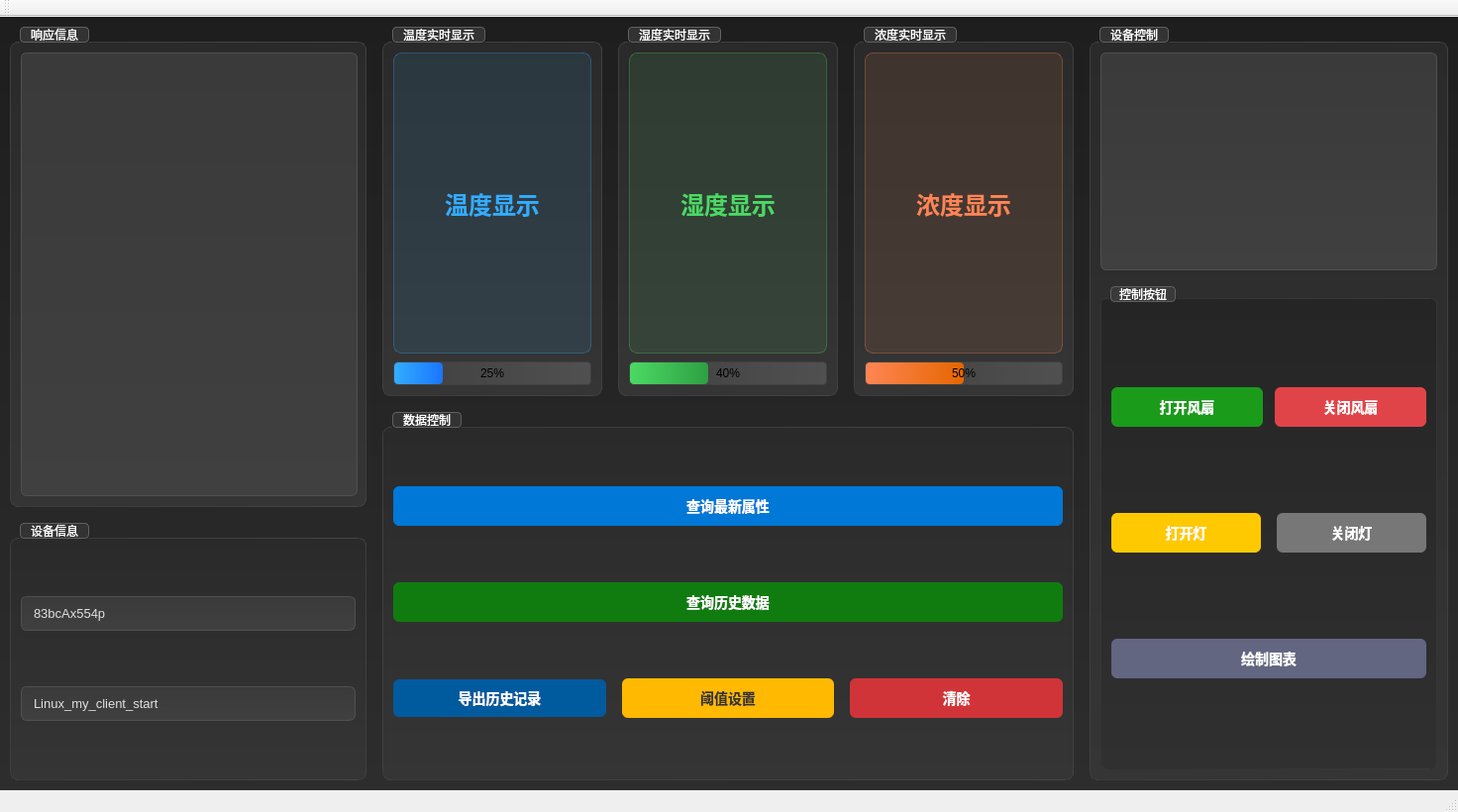
<?xml version="1.0" encoding="UTF-8"?>
<ui version="4.0">
 <class>MainWindow</class>
 <widget class="QMainWindow" name="MainWindow">
  <property name="geometry">
    <rect>
     <x>0</x>
     <y>0</y>
     <width>1440</width>
     <height>820</height>
    </rect>
   </property>
  <property name="windowTitle">
   <string>OneNET设备属性查询</string>
  </property>
  <widget class="QWidget" name="centralWidget">
   <property name="styleSheet">
    <string>QWidget#centralWidget { background-color: qlineargradient(x1:0, y1:0, x2:0, y2:1, stop:0 #1e1e1e, stop:1 #2d2d2d); }

/* 通用GroupBox样式 */
QGroupBox { 
    border: 1px solid #404040; 
    border-radius: 8px; 
    margin-top: 15px; 
    background-color: qlineargradient(x1:0, y1:0, x2:0, y2:1, stop:0 #2a2a2a, stop:1 #353535);
    border: 1px solid qlineargradient(x1:0, y1:0, x2:1, y2:0, stop:0 #3a3a3a, stop:1 #454545);
}

QGroupBox::title { 
    subcontrol-origin: margin; 
    left: 10px; 
    padding: 0 8px 0 8px; 
    background-color: #333333; 
    color: #ffffff; 
    font-weight: bold;
    font-size: 13px;
    border-radius: 4px;
    border: 1px solid #606060;
}

/* 嵌套GroupBox样式 */
QGroupBox QGroupBox {
    border: 1px solid #454545;
    border-radius: 6px;
    margin-top: 12px;
    background-color: qlineargradient(x1:0, y1:0, x2:0, y2:1, stop:0 #252525, stop:1 #303030);
    border: 1px solid qlineargradient(x1:0, y1:0, x2:1, y2:0, stop:0 #303030, stop:1 #3a3a3a);
}

QGroupBox QGroupBox::title {
    font-size: 12px;
    color: #ffffff;
    padding: 0 6px 0 6px;
    background-color: #3a3a3a;
}

/* 按钮样式 */
QPushButton {
    border-radius: 6px;
    padding: 8px 16px;
    font-size: 14px;
    font-weight: 600;
    color: white;
    border: none;
    background-color: #0078d7;
    outline: none;
}

QPushButton:hover {
    background-color: #1089ff;
    border: 1px solid rgba(0, 120, 215, 0.5);
}

QPushButton:pressed {
    background-color: #0066c0;
    border: 1px solid rgba(0, 120, 215, 0.3);
}

/* 按钮特定颜色 */
QPushButton#queryButton { background-color: #0078d7; }
QPushButton#queryButton:hover { background-color: #1089ff; border: 1px solid rgba(0, 120, 215, 0.5); }
QPushButton#queryHistoryButton { background-color: #107c10; }
QPushButton#queryHistoryButton:hover { background-color: #148c14; border: 1px solid rgba(16, 124, 16, 0.5); }
QPushButton#exportButton { background-color: #005a9e; }
QPushButton#exportButton:hover { background-color: #0066b3; border: 1px solid rgba(0, 90, 158, 0.5); }
QPushButton#refreshButton { background-color: #ffb900; color: #333333; }
QPushButton#refreshButton:hover { background-color: #ffc600; border: 1px solid rgba(255, 185, 0, 0.5); }
QPushButton#clearButton { background-color: #d13438; }
QPushButton#clearButton:hover { background-color: #e24549; border: 1px solid rgba(209, 52, 56, 0.5); }
QPushButton#openFanButton { background-color: #1a9c1a; color: #ffffff; }
QPushButton#openFanButton:hover { background-color: #1eaf1e; border: 1px solid rgba(26, 156, 26, 0.5); }
QPushButton#closeFanButton { background-color: #e14448; color: #ffffff; }
QPushButton#closeFanButton:hover { background-color: #f25559; border: 1px solid rgba(225, 68, 72, 0.5); }
QPushButton#openLightButton { background-color: #ffc900; color: #ffffff; }
QPushButton#openLightButton:hover { background-color: #ffda00; border: 1px solid rgba(255, 201, 0, 0.5); }
QPushButton#closeLightButton { background-color: #777777; color: #ffffff; }
QPushButton#closeLightButton:hover { background-color: #888888; border: 1px solid rgba(119, 119, 119, 0.5); }

/* 文本框样式 */
QLineEdit, QTextEdit {
    background-color: qlineargradient(x1:0, y1:0, x2:0, y2:1, stop:0 #3a3a3a, stop:1 #404040);
    border: 1px solid #505050;
    border-radius: 6px;
    padding: 8px 10px;
    color: #e0e0e0;
    font-size: 13px;
}

QLineEdit:focus, QTextEdit:focus {
    border-color: #0096ff;
    background-color: #454545;
    border-width: 2px;
    border-style: outset;
}

/* 标签样式 */
QLabel {
    color: #cccccc;
    font-size: 13px;
}

QLabel#temperatureLabel {
    color: #33adff;
    font-size: 24px;
    font-weight: bold;
    background-color: rgba(51, 173, 255, 0.1);
    border: 1px solid rgba(51, 173, 255, 0.3);
    border-radius: 8px;
}

QLabel#humidityLabel {
    color: #4cd964;
    font-size: 24px;
    font-weight: bold;
    background-color: rgba(76, 217, 100, 0.1);
    border: 1px solid rgba(76, 217, 100, 0.3);
    border-radius: 8px;
}

QLabel#concentrationLabel {
    color: #ff8555;
    font-size: 24px;
    font-weight: bold;
    background-color: rgba(255, 133, 85, 0.1);
    border: 1px solid rgba(255, 133, 85, 0.3);
    border-radius: 8px;
}

/* 滑块样式 */
QSlider::groove:horizontal {
    border: 1px solid #404040;
    height: 8px;
    background: qlineargradient(x1:0, y1:0, x2:1, y2:0, stop:0 #404040, stop:1 #505050);
    margin: 2px 0;
    border-radius: 4px;
}

QSlider::handle:horizontal {
    background: qlineargradient(x1:0, y1:0, x2:1, y2:1, stop:0 #1a88ff, stop:1 #0066cc);
    border: 1px solid #0055aa;
    width: 20px;
    margin: -6px 0;
    border-radius: 10px;
    border-style: outset;
}

QSlider::handle:horizontal:hover {
    background: qlineargradient(x1:0, y1:0, x2:1, y2:1, stop:0 #3399ff, stop:1 #1a75ff);
    border: 2px solid #0055aa;
    border-style: inset;
}

/* 进度条样式 */
QProgressBar#temperatureProgressBar {
    border: 1px solid #404040;
    border-radius: 4px;
    background: qlineargradient(x1:0, y1:0, x2:1, y2:0, stop:0 #404040, stop:1 #505050);
    text-align: center;
}

QProgressBar#temperatureProgressBar::chunk {
    background: qlineargradient(x1:0, y1:0, x2:1, y2:0, stop:0 #33adff, stop:1 #1a75ff);
    border-radius: 4px;
}

QProgressBar#humidityProgressBar {
    border: 1px solid #404040;
    border-radius: 4px;
    background: qlineargradient(x1:0, y1:0, x2:1, y2:0, stop:0 #404040, stop:1 #505050);
    text-align: center;
}

QProgressBar#humidityProgressBar::chunk {
    background: qlineargradient(x1:0, y1:0, x2:1, y2:0, stop:0 #4cd964, stop:1 #2ea043);
    border-radius: 4px;
}

QProgressBar#concentrationProgressBar {
    border: 1px solid #404040;
    border-radius: 4px;
    background: qlineargradient(x1:0, y1:0, x2:1, y2:0, stop:0 #404040, stop:1 #505050);
    text-align: center;
}

QProgressBar#concentrationProgressBar::chunk {
    background: qlineargradient(x1:0, y1:0, x2:1, y2:0, stop:0 #ff8555, stop:1 #e56600);
    border-radius: 4px;
}

/* 状态栏样式 */
QStatusBar {
    background-color: #333333;
    border-top: 1px solid #505050;
    color: #cccccc;
}

/* 菜单栏样式 */
QMenuBar {
    background-color: #333333;
    border-bottom: 1px solid #505050;
    color: #cccccc;
}

QMenuBar::item {
    background-color: transparent;
    color: #cccccc;
    padding: 8px 12px;
}

QMenuBar::item:selected {
    background-color: #454545;
    color: #ffffff;
}
    </string>
   </property>
   <layout class="QHBoxLayout" name="horizontalLayout">
    <property name="spacing">
    <number>16</number>
   </property>
    <property name="margin">
     <number>10</number>
    </property>
    <item>
     <layout class="QVBoxLayout" name="leftLayout">
      <property name="spacing">
       <number>16</number>
      </property>
      <item>
       <widget class="QGroupBox" name="groupBox_2">
        <property name="title">
         <string>响应信息</string>
        </property>
        <property name="styleSheet">
         <string></string>
        </property>
        <property name="minimumSize">
         <size>
          <width>360</width>
          <height>280</height>
         </size>
        </property>
        <layout class="QVBoxLayout" name="verticalLayout_8">
         <item>
          <widget class="QTextEdit" name="responseInfoTextEdit">
           <property name="minimumSize">
            <size>
             <width>340</width>
             <height>220</height>
            </size>
           </property>
           <property name="readOnly">
            <bool>true</bool>
           </property>
           <property name="styleSheet">
            <string></string>
           </property>
          </widget>
         </item>
        </layout>
       </widget>
      </item>
      <item>
       <widget class="QGroupBox" name="groupBox_4">
        <property name="title">
         <string>设备信息</string>
        </property>
        <property name="styleSheet">
         <string></string>
        </property>
        <property name="minimumSize">
         <size>
          <width>350</width>
          <height>260</height>
         </size>
        </property>
        <layout class="QVBoxLayout" name="verticalLayout_4">
         <item>
          <widget class="QLineEdit" name="productIdLineEdit">
           <property name="text">
            <string>83bcAx554p</string>
           </property>
           <property name="readOnly">
            <bool>true</bool>
           </property>
           <property name="styleSheet">
            <string></string>
           </property>
          </widget>
         </item>
         <item>
          <widget class="QLineEdit" name="deviceNameLineEdit">
           <property name="text">
            <string>Linux_my_client_start</string>
           </property>
           <property name="readOnly">
            <bool>true</bool>
           </property>
           <property name="styleSheet">
            <string></string>
           </property>
          </widget>
         </item>
        </layout>
       </widget>
      </item>
     </layout>
    </item>
    <item>
     <layout class="QVBoxLayout" name="centerLayout">
      <property name="spacing">
                <number>16</number>
               </property>
      <item>
       <layout class="QHBoxLayout" name="horizontalLayout_2">
        <property name="spacing">
              <number>16</number>
             </property>
        <item>
         <widget class="QGroupBox" name="groupBox_5">
          <property name="title">
           <string>温度实时显示</string>
          </property>
          <property name="styleSheet">
           <string></string>
          </property>
          <layout class="QVBoxLayout" name="verticalLayout_5">
           <item>
            <widget class="QLabel" name="temperatureLabel">
             <property name="text">
              <string>温度显示</string>
             </property>
             <property name="font">
              <font>
               <pointsize>12</pointsize>
               <weight>75</weight>
               <bold>true</bold>
              </font>
             </property>
             <property name="styleSheet">
              <string></string>
             </property>
             <property name="alignment">
              <set>Qt::AlignCenter</set>
             </property>
             <property name="minimumSize">
              <size>
               <width>200</width>
               <height>100</height>
              </size>
             </property>
            </widget>
           </item>
           <item>
            <widget class="QProgressBar" name="temperatureProgressBar">
             <property name="minimum">
              <number>0</number>
             </property>
             <property name="maximum">
              <number>100</number>
             </property>
             <property name="value">
              <number>25</number>
             </property>
             <property name="textVisible">
              <bool>true</bool>
             </property>
             <property name="orientation">
              <enum>Qt::Horizontal</enum>
             </property>
             <property name="styleSheet">
              <string></string>
             </property>
            </widget>
           </item>
          </layout>
         </widget>
        </item>
        <item>
         <widget class="QGroupBox" name="groupBox_8">
          <property name="title">
           <string>湿度实时显示</string>
          </property>
          <property name="styleSheet">
           <string></string>
          </property>
          <layout class="QVBoxLayout" name="verticalLayout_9">
           <item>
            <widget class="QLabel" name="humidityLabel">
             <property name="text">
              <string>湿度显示</string>
             </property>
             <property name="font">
              <font>
               <pointsize>12</pointsize>
               <weight>75</weight>
               <bold>true</bold>
              </font>
             </property>
             <property name="styleSheet">
              <string></string>
             </property>
             <property name="alignment">
              <set>Qt::AlignCenter</set>
             </property>
             <property name="minimumSize">
              <size>
               <width>200</width>
               <height>100</height>
              </size>
             </property>
            </widget>
           </item>
           <item>
            <widget class="QProgressBar" name="humidityProgressBar">
             <property name="minimum">
              <number>0</number>
             </property>
             <property name="maximum">
              <number>100</number>
             </property>
             <property name="value">
              <number>40</number>
             </property>
             <property name="textVisible">
              <bool>true</bool>
             </property>
             <property name="orientation">
              <enum>Qt::Horizontal</enum>
             </property>
             <property name="styleSheet">
              <string></string>
             </property>
            </widget>
           </item>
          </layout>
         </widget>
        </item>
        <item>
         <widget class="QGroupBox" name="groupBox_6">
          <property name="title">
           <string>浓度实时显示</string>
          </property>
          <property name="styleSheet">
           <string></string>
          </property>
          <layout class="QVBoxLayout" name="verticalLayout_6">
           <item>
            <widget class="QLabel" name="concentrationLabel">
             <property name="text">
              <string>浓度显示</string>
             </property>
             <property name="font">
              <font>
               <pointsize>12</pointsize>
               <weight>75</weight>
               <bold>true</bold>
              </font>
             </property>
             <property name="styleSheet">
              <string></string>
             </property>
             <property name="alignment">
              <set>Qt::AlignCenter</set>
             </property>
             <property name="minimumSize">
              <size>
               <width>200</width>
               <height>100</height>
              </size>
             </property>
            </widget>
           </item>
           <item>
            <widget class="QProgressBar" name="concentrationProgressBar">
             <property name="minimum">
              <number>0</number>
             </property>
             <property name="maximum">
              <number>100</number>
             </property>
             <property name="value">
              <number>50</number>
             </property>
             <property name="textVisible">
              <bool>true</bool>
             </property>
             <property name="orientation">
              <enum>Qt::Horizontal</enum>
             </property>
             <property name="styleSheet">
              <string></string>
             </property>
            </widget>
           </item>
          </layout>
         </widget>
        </item>
       </layout>
      </item>
      <item>
       <widget class="QGroupBox" name="groupBox_7">
        <property name="title">
         <string>数据控制</string>
        </property>
        <property name="styleSheet">
         <string></string>
        </property>
        <layout class="QVBoxLayout" name="verticalLayout_7">
         <item>
          <widget class="QPushButton" name="queryButton">
           <property name="minimumSize">
            <size>
             <width>0</width>
             <height>40</height>
            </size>
           </property>
           <property name="text">
            <string>查询最新属性</string>
           </property>
           <property name="styleSheet">
            <string></string>
           </property>
          </widget>
         </item>
         <item>
          <widget class="QPushButton" name="queryHistoryButton">
           <property name="minimumSize">
            <size>
             <width>0</width>
             <height>40</height>
            </size>
           </property>
           <property name="text">
            <string>查询历史数据</string>
           </property>
           <property name="styleSheet">
            <string></string>
           </property>
          </widget>
         </item>
         <item>
          <layout class="QHBoxLayout" name="horizontalLayout_3">
           <property name="spacing">
            <number>16</number>
           </property>
           <item>
            <widget class="QPushButton" name="exportButton">
             <property name="text">
              <string>导出历史记录</string>
             </property>
             <property name="minimumSize">
              <size>
               <width>0</width>
               <height>35</height>
              </size>
             </property>
             <property name="styleSheet">
               <string></string>
              </property>
            </widget>
           </item>
           <item>
            <widget class="QPushButton" name="refreshButton">
             <property name="text">
                            <string>阈值设置</string>
             </property>
             <property name="minimumSize">
              <size>
               <width>100</width>
               <height>40</height>
              </size>
             </property>
             <property name="styleSheet">
               <string></string>
              </property>
            </widget>
           </item>
           <item>
            <widget class="QPushButton" name="clearButton">
             <property name="text">
              <string>清除</string>
             </property>
             <property name="minimumSize">
              <size>
               <width>100</width>
               <height>40</height>
              </size>
             </property>
             <property name="styleSheet">
               <string></string>
              </property>
            </widget>
           </item>
          </layout>
         </item>
        </layout>
       </widget>
      </item>
     </layout>
    </item>
    <item>
     <layout class="QVBoxLayout" name="rightLayout">
      <property name="spacing">
                <number>16</number>
               </property>
      <item>
       <widget class="QGroupBox" name="groupBox_3">
        <property name="title">
         <string>设备控制</string>
        </property>
        <property name="styleSheet">
         <string></string>
        </property>
        <layout class="QVBoxLayout" name="verticalLayout">
         <property name="spacing">
            <number>16</number>
           </property>
         <item>
          <widget class="QTextEdit" name="deviceStatusTextEdit">
           <property name="sizePolicy">
            <sizepolicy hsizetype="Expanding" vsizetype="Fixed">
             <horstretch>0</horstretch>
             <verstretch>0</verstretch>
            </sizepolicy>
           </property>
           <property name="minimumSize">
            <size>
             <width>340</width>
             <height>220</height>
            </size>
           </property>
           <property name="readOnly">
            <bool>true</bool>
           </property>
           <property name="styleSheet">
            <string></string>
           </property>
          </widget>
         </item>
         <item>
          <widget class="QGroupBox" name="groupBox">
           <property name="title">
            <string>控制按钮</string>
           </property>
           <property name="styleSheet">
            <string></string>
           </property>
           <layout class="QVBoxLayout" name="verticalLayout_2">
            <property name="spacing">
             <number>8</number>
            </property>
            <item>
             <layout class="QHBoxLayout" name="horizontalLayout_6">
              <property name="spacing">
               <number>12</number>
              </property>
              <item>
               <widget class="QPushButton" name="openFanButton">
                <property name="minimumSize">
                 <size>
                  <width>150</width>
                  <height>40</height>
                 </size>
                </property>
                <property name="text">
                 <string>打开风扇</string>
                </property>
                <property name="styleSheet">
                <string></string>
               </property>
               </widget>
              </item>
              <item>
               <widget class="QPushButton" name="closeFanButton">
                <property name="minimumSize">
                 <size>
                  <width>150</width>
                  <height>40</height>
                 </size>
                </property>
                <property name="text">
                 <string>关闭风扇</string>
                </property>
                <property name="styleSheet">
                <string></string>
               </property>
               </widget>
              </item>
             </layout>
            </item>
            <item>
             <layout class="QHBoxLayout" name="horizontalLayout_4">
              <property name="spacing">
               <number>16</number>
              </property>
              <item>
               <widget class="QPushButton" name="openLightButton">
                <property name="minimumSize">
                 <size>
                  <width>150</width>
                  <height>40</height>
                 </size>
                </property>
                <property name="text">
                 <string>打开灯</string>
                </property>
                <property name="styleSheet">
                <string></string>
               </property>
               </widget>
              </item>
              <item>
               <widget class="QPushButton" name="closeLightButton">
                <property name="minimumSize">
                 <size>
                  <width>150</width>
                  <height>40</height>
                 </size>
                </property>
                <property name="text">
                 <string>关闭灯</string>
                </property>
                <property name="styleSheet">
                <string></string>
               </property>
               </widget>
              </item>
             </layout>
            </item>
            <item>
             <widget class="QPushButton" name="drawChartButton">
              <property name="text">
               <string>绘制图表</string>
              </property>
              <property name="styleSheet">
               <string>background-color: #626681; color: white;</string>
              </property>
              <property name="minimumSize">
               <size>
                <width>0</width>
                <height>40</height>
               </size>
              </property>
             </widget>
            </item>
           </layout>
          </widget>
         </item>
        </layout>
       </widget>
      </item>
     </layout>
    </item>
   </layout>
  </widget>
  <widget class="QMenuBar" name="menuBar">
   <property name="geometry">
    <rect>
     <x>0</x>
     <y>0</y>
     <width>1280</width>
     <height>26</height>
    </rect>
   </property>
  </widget>
  <widget class="QToolBar" name="mainToolBar">
   <attribute name="toolBarArea">
    <enum>TopToolBarArea</enum>
   </attribute>
   <attribute name="toolBarBreak">
    <bool>false</bool>
   </attribute>
  </widget>
  <widget class="QStatusBar" name="statusBar"/>
 </widget>
 <layoutdefault spacing="8" margin="10"/>
 <resources/>
 <connections/>
</ui>
